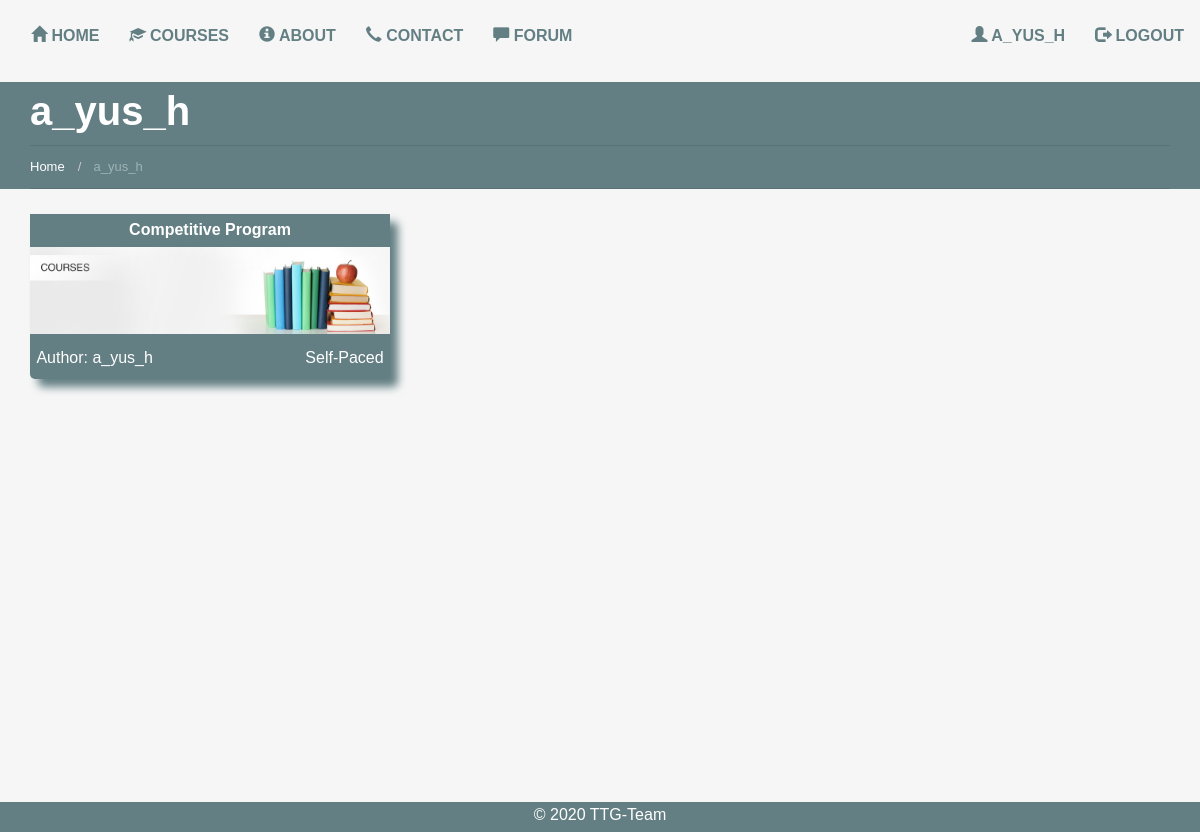
The app's page /profile/student/ (signed in) with its own data.
### users/models.py (models this page shows)
class UserProfile(AbstractUser):
    is_professor = models.BooleanField(default=False)
    is_site_admin = models.BooleanField(default=False)
    objects = CustomUserManager()

### courses/models.py (models this page shows, shortened)
class Course(models.Model):
    course_name = models.CharField(unique=True, max_length=20)
    course_created_date = models.DateTimeField(auto_now_add=True)
    user = models.ForeignKey(UserProfile, default=1)
    students = models.ManyToManyField(UserProfile, related_name='students_to_course')
    for_everybody = models.BooleanField(default=True)

### users/views.py (the view)
# urls.py: url(r'^student/(?P<course_name>[\w ]+)/$', user_views.course_homepage, name='course_homepage'),
@login_required
def student(request):
    queryset = Course.objects.filter(students=request.user)
    context = {
        "queryset": queryset,
        "title": request.user,
    }
    return render(request, "users/student_dashboard.html", context)

### templates/users/student_dashboard.html
{% extends 'base.html' %}
{% load crispy_forms_tags %}
{% load staticfiles %}
{% block content %}
  <link href="{% static "css/student_profile.css" %}" rel="stylesheet"/>
  {% include 'breadcrumb.html' %}
  <div class="container content">
    <link href="{% static "css/course.css" %}" rel="stylesheet"/>
    <div class="row">
      {% if queryset %}
        {% for instance in queryset %}
          <div class="col-md-4 course-box-model">
            <a href="{% url 'course_homepage' instance.course_name %} ">
              <div class="inner-wrap">
                <div class="inner-top">
                  {{ instance.course_name }}
                </div>
                <div class="inner-middle"></div>
                <div class="inner-bottom">
                  <span class="author">Author: {{ instance.user }}</span>
                  <span class="course-type">Self-Paced</span>
                </div>
              </div>
            </a>
          </div>
        {% endfor %}
      {% endif %}
    </div>
  </div>
{% endblock %}

### templates/navbar.html (shortened to what this page needs)
<nav class="navbar" role="navigation">
  <div class="container-fluid">
    <div class="collapse navbar-collapse" id="mainNavBar">
      <ul class="nav navbar-nav">
        <li class="active"><a href="/"><span class="glyphicon glyphicon-home"></span> Home</a></li>
        {% if request.user.is_authenticated %}
          <li><a href="{% url 'courses' %}"><span class="glyphicon glyphicon-education"></span> Courses</a></li>
        {% else %}
          <li><a href="/"><span class="glyphicon glyphicon-education"></span> Courses</a></li>
        {% endif %}
        <li><a href="{% url 'about' %}"><span class="glyphicon glyphicon-info-sign"></span> About</a></li>
        <li><a href="{% url 'contact' %}"><span class="glyphicon glyphicon-earphone"></span> Contact</a></li>
        {% if request.user.is_authenticated %}
          <li><a href="{% url 'forum' %}"><span class="glyphicon glyphicon glyphicon-comment"></span> Forum</a></li>
        {% endif %}
      </ul>
      <ul class="nav navbar-nav navbar-right">
        {% if request.user.is_authenticated %}
          <li><a href="{% url 'profile' %}"><span class="glyphicon glyphicon-user"></span> {{ user.get_username }}</a>
          </li>
          <li><a href="/accounts/logout"><span class="glyphicon glyphicon-log-out"></span> Logout</a></li>
        {% else %}
          <li><a href="/accounts/register"><span class="glyphicon glyphicon-plus"></span> Register</a></li>
          <li><a href="/accounts/login"><span class="glyphicon glyphicon-user"></span> Login</a></li>
        {% endif %}
      </ul>
    </div>
  </div>
</nav>

### templates/breadcrumb.html (shortened to what this page needs)
{% load staticfiles %}
<link href="{% static "css/breadcrumb.css" %}" rel="stylesheet"/>
<div class="bread-h">
  <div class="container">
    <section class="title-section">
      <h1 class="title-header">{{ title }} </h1>
      <ul class="breadcrumb breadcrumb__t">
        <li>
          <a href="/">Home&nbsp</a>
        </li>
        <li class="active">&nbsp{{ title }}</li>
      </ul>
    </section>
  </div>
</div>

### users/static_in_users/static_files/css/base.css (style rules this page uses)
html, body { font-family: 'Source Sans Pro', sans-serif; font-size: 100%; background-color: #F6F6F6; height: 100%; }
ul, ol { margin: 0; }

### users/static_in_users/static_files/css/home1.css (style rules this page uses)
h4, h5, h6, h1, h2, h3 { margin-top: 0; }
ul, ol { margin: 0; }
html, body { font-family: 'Source Sans Pro', sans-serif; font-size: 100%; background-color: #F6F6F6; }
a { outline: none !important; }
@media (max-width: 1200px) { #mainNavBar { padding-left: 0; padding-right: 0; } }
#mainNavBar { margin-top: 10px; }
#mainNavBar li a { display: block; font-size: 1em; color: #637f83; -webkit-transition: all 0.3s ease; -moz-transition: all 0.3s ease; -o-transition: all 0.3s ease; transition: all 0.3s ease; text-transform: uppercase; font-weight: bold; }

### users/static_in_users/static_files/css/student_profile.css (style rules this page uses)
.inner-wrap { -moz-border-radius: 5px; border-radius: 5px; -moz-box-shadow: 8px 8px 8px #637F83; -webkit-box-shadow: 8px 8px 8px #637F83; box-shadow: 8px 8px 8px #637F83; background-color: #637F83; }
.inner-top { padding-top: 5px; padding-bottom: 5px; color: #fff; background: #637F83; text-align: center; text-transform: capitalize; font-weight: bolder; }
.course-box-model { margin-bottom: 2em; }
.course-box-model a { text-decoration: none; color: white; }
.inner-middle { background: url(../img/course-box.jpg) no-repeat 0 0; background-size: contain; min-height: 100px; }
.inner-bottom { padding: 0 0.4em 0.6em 0.4em; color: white; }

### users/static_in_users/static_files/css/breadcrumb.css (style rules this page uses)
.bread-h { background: #637f83; margin-bottom: 25px; }
.title-section { background: #637f83; position: relative; border-bottom: 1px solid #597275; }
.title-section h1 { margin: 0 0 5px 0; line-height: 58px; font-size: 40px; font-weight: bold; color: #fff; }
.title-section ul { background: none; position: relative; margin: 0; padding: 9px 0 10px 0; border-top: 1px solid #597275; -webkit-border-radius: 0; -moz-border-radius: 0; border-radius: 0; }
.title-section ul li { line-height: 18px; font-size: 13px; color: #5f6775; }
.title-section ul li a { color: #fff; }
.breadcrumb > .active { color: #9eb3b6; }

### users/static_in_users/static_files/css/course.css (style rules this page uses)
.inner-wrap { -moz-border-radius: 5px; border-radius: 5px; -moz-box-shadow: 8px 8px 8px #637F83; -webkit-box-shadow: 8px 8px 8px #637F83; box-shadow: 8px 8px 8px #637F83; background-color: #637F83; }
.inner-top { padding-top: 5px; padding-bottom: 5px; color: #fff; background: #637F83; text-align: center; text-transform: capitalize; font-weight: bolder; }
.course-box-model { margin-bottom: 2em; }
.course-box-model a { text-decoration: none; color: white; }
.inner-middle { background: url(../img/course-box.jpg) no-repeat 0 0; background-size: contain; min-height: 100px; }
.inner-bottom { padding: 0 0.4em 0.6em 0.4em; color: white; }
.course-type { float: right; }
.row { margin-bottom: 1em; }

### records on screen
UserProfile: get_username "A_YUS_H", username "a_yus_h"
Course: course_name "Competitive Program", user "a_yus_h"
